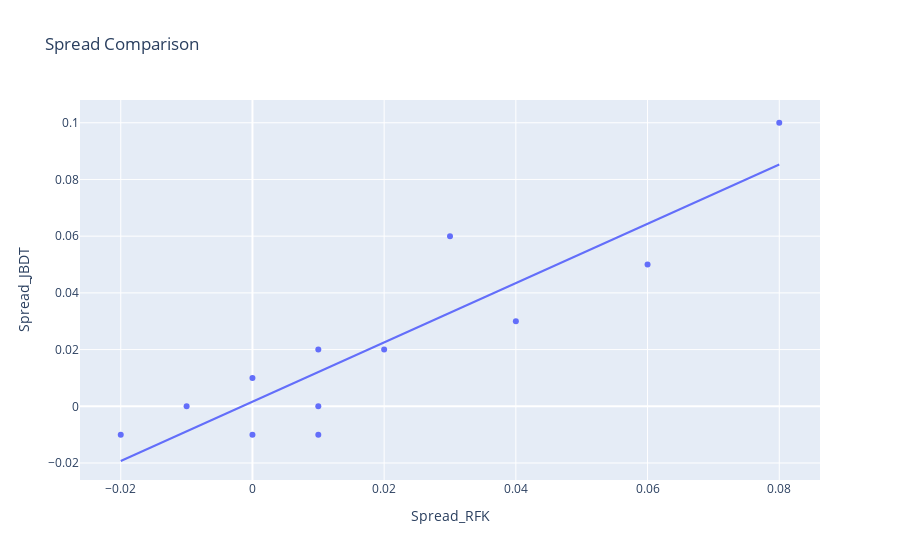

Here is the notebook cell this chart was saved with:
### Code cell
#Make the same plot as above but much better looking 

fig = px.scatter(merged, x="Spread_RFK", y="Spread_JBDT", trendline="ols", title="Spread Comparison")
fig.show()

### Figure 1 — Plotly figure (JSON) as saved in the notebook; plotly's stock layout.template omitted (floating-point values rounded to 4 significant figures)
{"data": [{"hovertemplate": "Spread_RFK=%{x}<br>Spread_JBDT=%{y}<extra></extra>", "legendgroup": "", "marker": {"color": "#636efa", "symbol": "circle"}, "mode": "markers", "name": "", "orientation": "v", "showlegend": false, "type": "scatter", "x": [0.03, 0.01, -0.02, 0.08, 0.01, 0.02, 0.01, 0, -0.01, 0.06, 0, 0.04], "xaxis": "x", "y": [0.06, 0, -0.01, 0.1, -0.01, 0.02, 0.02, 0.01, 0, 0.05, -0.01, 0.03], "yaxis": "y"}, {"hovertemplate": "<b>OLS trendline</b><br>Spread_JBDT = 1.04574 * Spread_RFK + 0.00162332<br>R<sup>2</sup>=0.808576<br><br>Spread_RFK=%{x}<br>Spread_JBDT=%{y} <b>(trend)</b><extra></extra>", "legendgroup": "", "marker": {"color": "#636efa", "symbol": "circle"}, "mode": "lines", "name": "", "showlegend": false, "type": "scatter", "x": [-0.02, -0.01, 0, 0, 0.01, 0.01, 0.01, 0.02, 0.03, 0.04, 0.06, 0.08], "xaxis": "x", "y": [-0.01929, -0.008834, 0.001623, 0.001623, 0.01208, 0.01208, 0.01208, 0.02254, 0.033, 0.04345, 0.06437, 0.08528], "yaxis": "y"}], "layout": {"legend": {"tracegroupgap": 0}, "title": {"text": "Spread Comparison"}, "xaxis": {"anchor": "y", "domain": [0, 1], "title": {"text": "Spread_RFK"}}, "yaxis": {"anchor": "x", "domain": [0, 1], "title": {"text": "Spread_JBDT"}}}}
